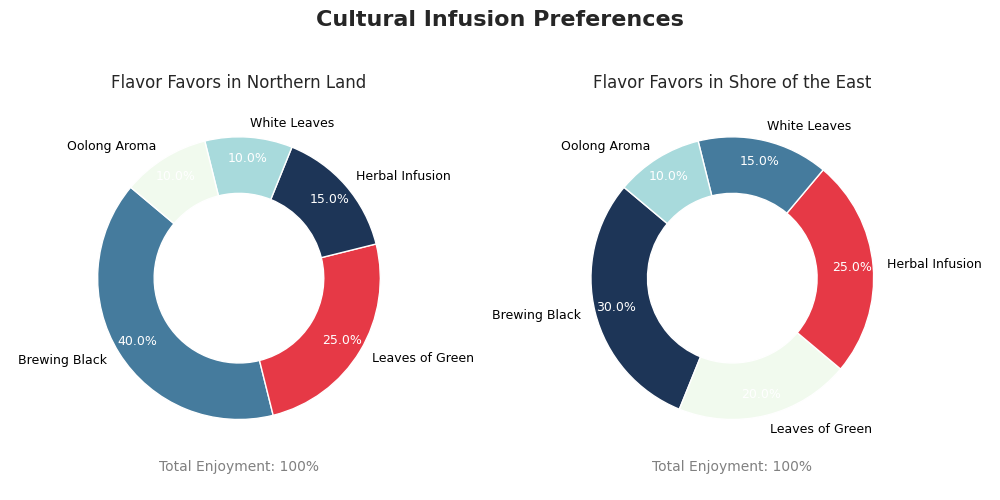

Python code for this plot:
import matplotlib.pyplot as plt
import numpy as np

regions = ["Northern Land", "Shore of the East"]
tea_types = ["Brewing Black", "Leaves of Green", "Herbal Infusion", "White Leaves", "Oolong Aroma"]
northland_consumption = [40, 25, 15, 10, 10]
eastshore_consumption = [30, 20, 25, 15, 10]

consumption_data = [northland_consumption, eastshore_consumption]

colors = ['#e63946', '#a8dadc', '#1d3557', '#f1faee', '#457b9d']

fig, ax = plt.subplots(1, 2, figsize=(10, 5), subplot_kw=dict(aspect="equal"))
ax = ax.flatten()

shuffled_colors = [
    ['#457b9d', '#e63946', '#1d3557', '#a8dadc', '#f1faee'],
    ['#1d3557', '#f1faee', '#e63946', '#457b9d', '#a8dadc']
]

for i, data in enumerate(consumption_data):
    wedges, texts, autotexts = ax[i].pie(
        data, colors=shuffled_colors[i], wedgeprops=dict(width=0.4, edgecolor='w'), startangle=140,
        labels=tea_types, autopct='%1.1f%%', pctdistance=0.85, textprops=dict(color="w", fontsize=9)
    )
    for text in texts:
        text.set_color('black')
    ax[i].set_title(f'Flavor Favors in {regions[i]}', fontsize=12, pad=10)
    ax[i].set_xlabel(f'Total Enjoyment: {sum(data)}%', fontsize=10, color='gray')

plt.suptitle("Cultural Infusion Preferences", fontsize=16, fontweight='bold', y=0.98)

plt.tight_layout(rect=[0, 0.03, 1, 0.95])
plt.show()
